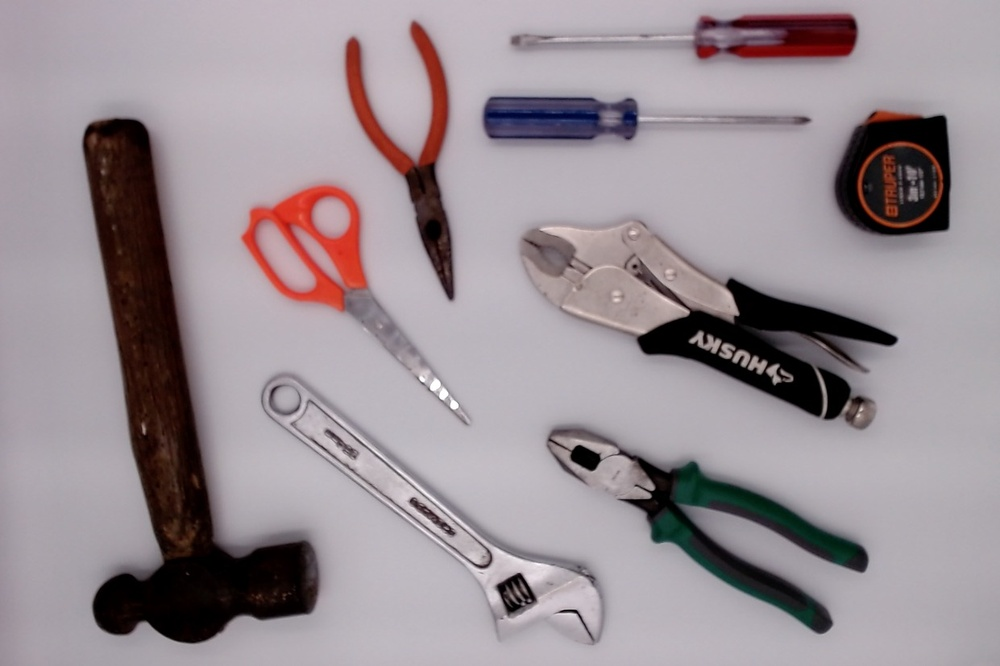
%> input picture proyecto/imagenes_para_probar/todas_blanco2.jpg, 1000 x 666 px, shrunk from 1241 x 827 before the run
$ octave prueba.m   (GNU Octave 9; MATLAB toolbox functions it lacks are replaced by stand-ins)
%> lines starting %> are read from the running program, lines starting %| are printed output that depends on the picture; in (x1, y1, x2, y2) boxes, pixels count from 0 and x2, y2 are one past the last pixel; in counts of white or black regions, pixels touching at a corner belong together; the program's own positions count from 1
%> the answer given: 1
%> further down, imagen is the input picture: size 666x1000x3 uint8; mean R, G, B 153.4, 142.8, 148.5
### proyecto/segmentar.m
function P = segmentar(I,f)
%> called with f = 1.5

%AJUSTAR BRILLO DE LA IMAGEN

%PASAR IMAGEN A DOUBLE
original_gris = double(I);

%AJUSTAR BRILLO
%valores > 1 aumentan el brillo, < 1 decrementan el brillo.
factor_brillo = f;
img_ajustada = original_gris * factor_brillo;

% Convertir a formato uint8 (8-bit).
img_ajustada = uint8(img_ajustada);
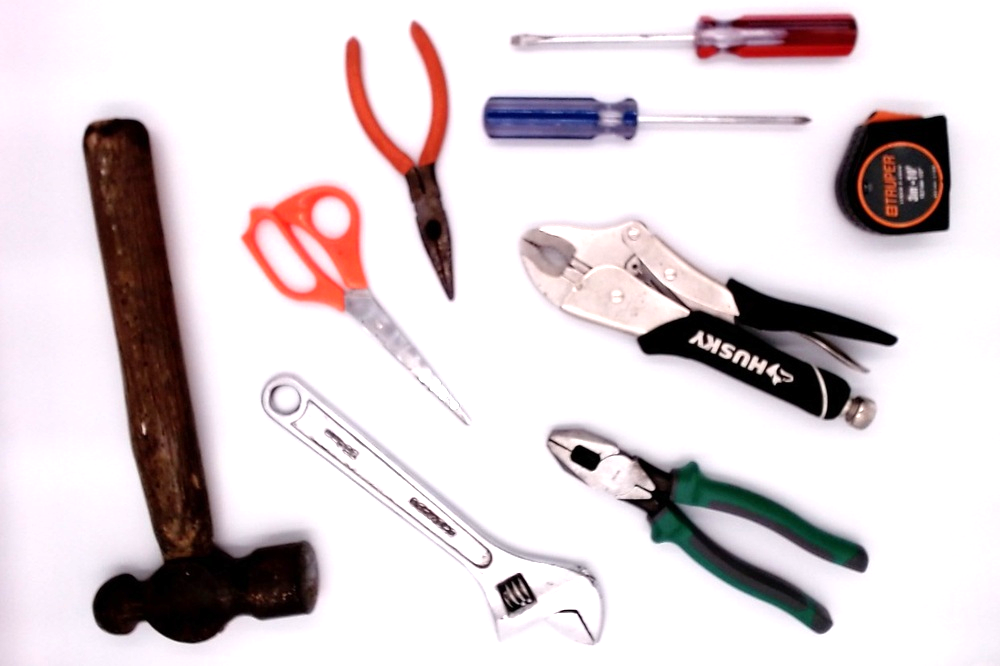
%> img_ajustada: size 666x1000x3 uint8; mean R, G, B 218, 208.5, 211.3

%IMAGEN ESCALA GRISES
% CONVERTIR IMAGEN A ESCALA DE GRISES
if size(img_ajustada, 3) > 1
    imgGris = rgb2gray(img_ajustada);
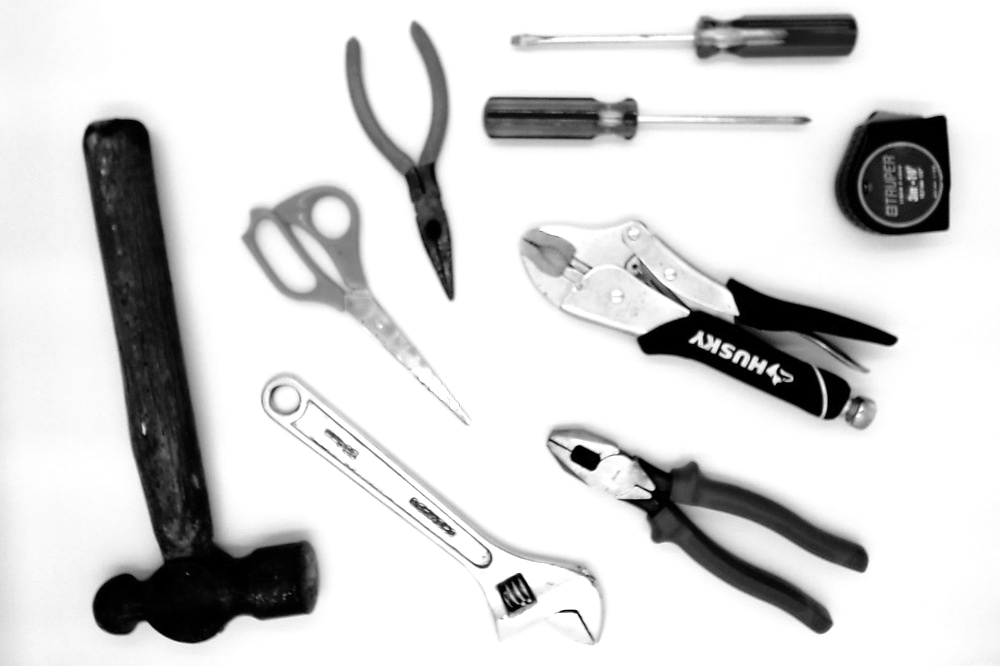
%> imgGris: size 666x1000 uint8; min 0, max 255, mean 211.6
else
    imgGris = img_ajustada;
end

imgBordes = edge(imgGris, 'Canny');
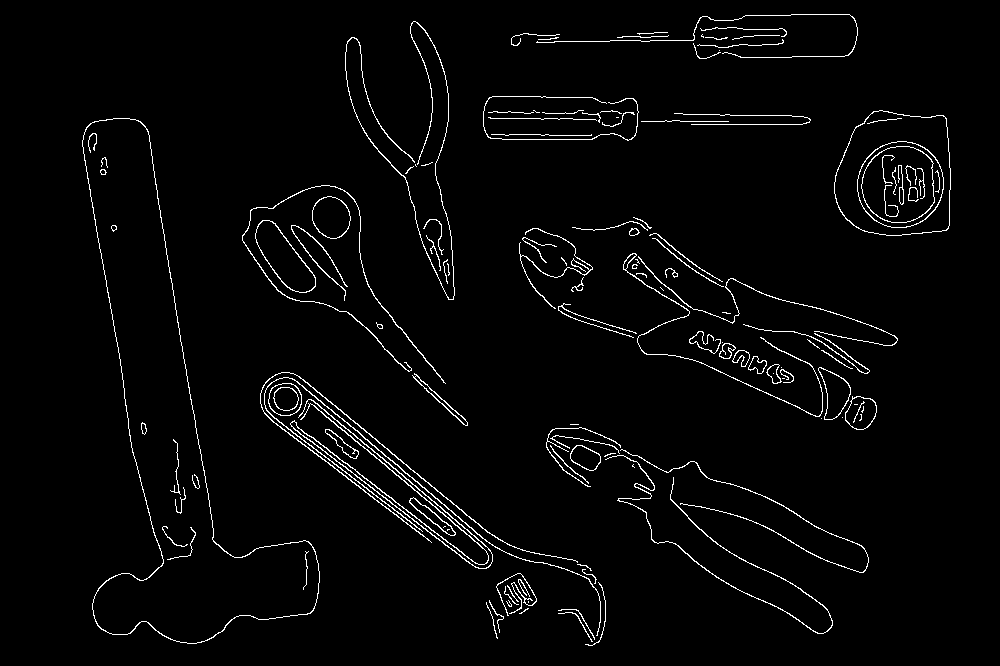
%> imgBordes: size 666x1000 logical; 2.7% white in thin lines or dots, all inside (x1, y1, x2, y2) = (82, 14, 951, 646)

%CERRAR CON ELEMENTO ESTRUCTURANTE SQUARE 5
cerrar_imagen = imclose(imgBordes,strel('square',5));
%> cerrar_imagen: size 666x1000 logical; 4.8% white; 28 white regions (1 under 20 px), largest, box (x1, y1, x2, y2) and area: (260, 372, 606, 646) 9222, (519, 228, 898, 430) 4866, (546, 424, 869, 634) 2652

%LLENAR HUECOS
rellenar_imagen = imfill(cerrar_imagen,'holes');
%> rellenar_imagen: size 666x1000 logical; 19.2% white; 19 white regions (1 under 20 px), largest, box (x1, y1, x2, y2) and area: (82, 118, 320, 644) 44216, (546, 424, 869, 634) 16606, (260, 372, 606, 646) 14842

%QUITAR ELEMENTOS MENORES A 2000px
imagen_segmentada = bwareaopen(rellenar_imagen,2000);

%EROSIONAR PARA LIMPIAR MAS LA IMAGEN
erode_image = imerode(imagen_segmentada,strel('disk',4));
%> erode_image: size 666x1000 logical; 14.6% white; 24 white regions (8 under 20 px), largest, box (x1, y1, x2, y2) and area: (85, 121, 317, 641) 39704, (263, 375, 600, 590) 11614, (837, 113, 948, 233) 11188

%QUITAR ELEMENTOS MENORES A 2000px
mascara = bwareaopen(erode_image,2000);

PP = imdilate(mascara,strel('disk',2));
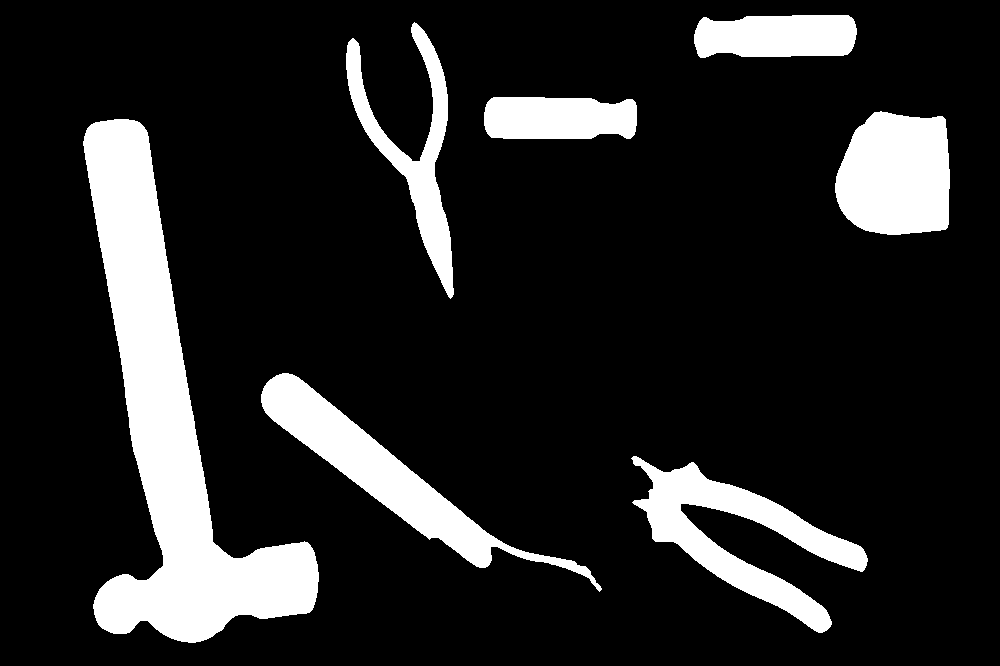
%> PP: size 666x1000 logical; 15% white; 7 white regions, largest, box (x1, y1, x2, y2) and area: (83, 119, 319, 643) 42472, (261, 373, 602, 592) 13066, (631, 456, 868, 633) 12543

P = bwareaopen(PP,2000);

### proyecto/area_perimetro.m
%Rasgos imagen
%rasgos_geometricos

function rasgos_geometricos = area_perimetro(I)

stats = regionprops(I, 'Area', 'Perimeter','MajorAxisLength');

% area
area = stats.Area;

%perimetro
perimetro = stats.Perimeter;

%diametro max
diametro_max = stats.MajorAxisLength;

%redondez
redondez = (4*area)./(pi*diametro_max.^2);

%circularidad
circularidad = 2*(sqrt(((area)./(pi*(diametro_max.^2)))));

%compacidad
compacidad = 2*(sqrt(area.*pi))./perimetro;

%factor de forma
factor_forma = (4*area*pi)./(perimetro.^2);

rasgos_geometricos = [redondez,circularidad,compacidad,factor_forma];

### proyecto/prueba.m
clearvars; close all; clc;

% ------------------------------------------------------------------------
% PROYECTO ANÁLISIS DE IMÁGENES DIGITALES
% @autor LUIS BALLADO
% ------------------------------------------------------------------------

% Question box con más de tres opciones
% https://la.mathworks.com/matlabcentral/answers/454018-creating-a-question-box-with-more-than-3-options
opciones = {'geometricos','hue','cconvexo','esqueleto'};

[idx, tf] = listdlg('ListString', opciones,...
    'SelectionMode', 'Single', 'PromptString', 'Selecciona una caracteristica', 'Initialvalue', 1,'Name', 'Rasgos');

if tf
    respuesta = opciones{idx};
else
    return;
end

switch respuesta
    case 'geometricos'
        rasgos = 1;
         datos = load("rasgos_geom.mat");      % matriz de r. geometricos
    case 'hue'
        rasgos = 2;
        datos = load("rasgos_hue.mat");        % matriz de hue
    case 'cconvexo'
        rasgos = 3;
        datos = load("rasgos_ccx.mat");        % matriz de cerco convexo
    case 'esqueleto'
        rasgos = 4;
        datos = load("rasgos_esqueletos.mat"); % matriz de cerco convexo
end

clases = load("clases.mat");   % matriz de clases

% ------------------------------------------------------------------------
X = datos.Xrec(:,1:end-1);     % caracteristicas
Y = datos.Xrec(:,end);         % etiquetas
% ------------------------------------------------------------------------

rng("default")
cv = cvpartition(Y,"HoldOut",0.2);
trainingInds = training(cv);
testInds = test(cv);

Xtrain = X(trainingInds,:);
Ytrain = Y(trainingInds);
Xtest = X(testInds,:);
Ytest = Y(testInds);


% ---------------------------KNN SEARCH-----------------------------------
K = 3; %vecinos
clasificador_knn = fitcknn(X,Y,'NumNeighbors',K,'NSMethod','exhaustive','Distance','euclidean','Standardize',1);

% [32 lines of commented-out code are left out]

imagen = imread('todas_blanco2.jpg');
% [27 lines of commented-out code are left out]
imagen_segmentada = segmentar(imagen,1.5); %segmentar imagen
% -------------------------SEGMENTACION-----------------------------------

% ETIQUETAR LA IMAGEN SEGMENTADA
% 4 vecindad
[L,num]=bwlabel(imagen_segmentada,4);
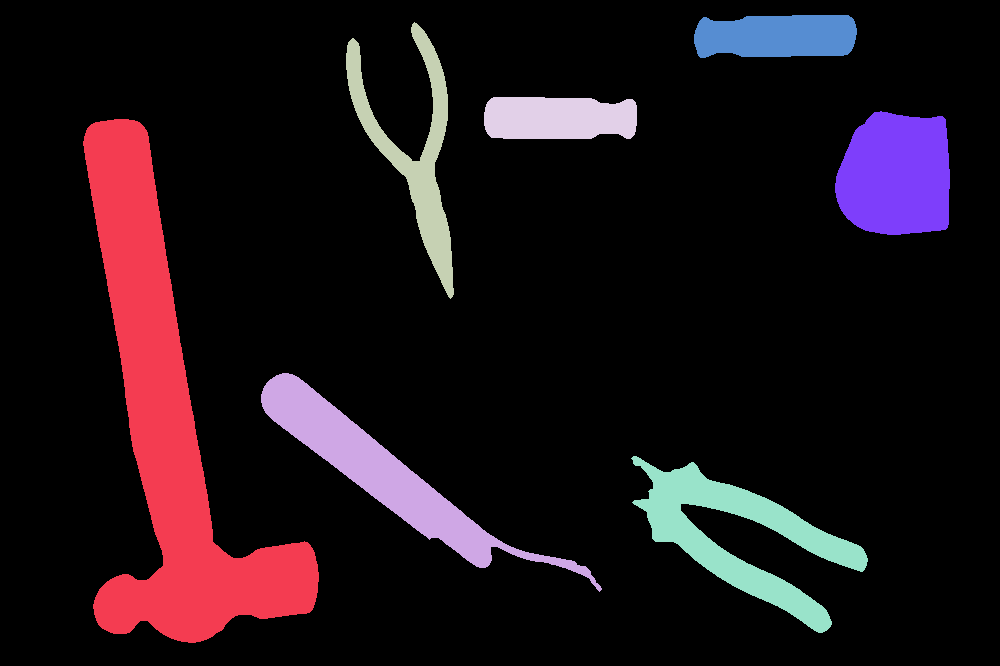
%> L: size 666x1000 double; 8 distinct labels, from 0 to 7; one colour per label, 0 black
%> num = 7

% -----------------------------RASGOS-------------------------------------
% construir arreglo para almacenar
% caracteristicas de la imagen de entrada

if rasgos == 1
    Xc = zeros(num,4); %GEOM
elseif rasgos == 2
    Xc = zeros(num,7); %HUE
elseif rasgos == 3
    Xc = zeros(num,2); %Cerco Convexo
elseif rasgos == 4
    Xc = zeros(num,5); %Esqueleto con ramas y puntos terminales
end

% PARA CADA ETIQUETA DE LAS ENCONTRADAS EN LA IMAGEN
for i = 1:num

    BW = L == i;

    %usar el rasgo seleccionado
    if rasgos == 1
        Xc(i,:) = area_perimetro(BW);
    elseif rasgos == 2
        Xc(i,:) = moments_hu(BW);
    elseif rasgos == 3
        Xc(i,:) = cerco_convexo(BW);
    elseif rasgos == 4
        Xc(i,:) = esqueleto(BW);
    end

end
%> this loop made 7 passes
%> (stats in area_perimetro, area in area_perimetro, perimetro in area_perimetro, diametro_max in area_perimetro, redondez in area_perimetro, circularidad in area_perimetro, compacidad in area_perimetro, factor_forma in area_perimetro) on passes 1 to 6: ({Area 42472, MajorAxisLength 648.9, Perimeter 1459.3}, 42472, 1459.3, 648.9, 0.128, 0.358, 0.501, 0.251), ({Area 13066, MajorAxisLength 364.1, Perimeter 867.5}, 13066, 867.5, 364.1, 0.126, 0.354, 0.467, 0.218), ({Area 7605, MajorAxisLength 283.3, Perimeter 874.9}, 7605, 874.9, 283.3, 0.121, 0.347, 0.353, 0.125), ({Area 5900, MajorAxisLength 171.4, Perimeter 365.1}, 5900, 365.1, 171.4, 0.256, 0.506, 0.746, 0.556), ({Area 12543, MajorAxisLength 265.1, Perimeter 1007.3}, 12543, 1007.3, 265.1, 0.227, 0.477, 0.394, 0.155), ({Area 6192, MajorAxisLength 181, Perimeter 379.2}, 6192, 379.2, 181, 0.241, 0.491, 0.736, 0.541)
%> pass 1, `BW = L == i;`:
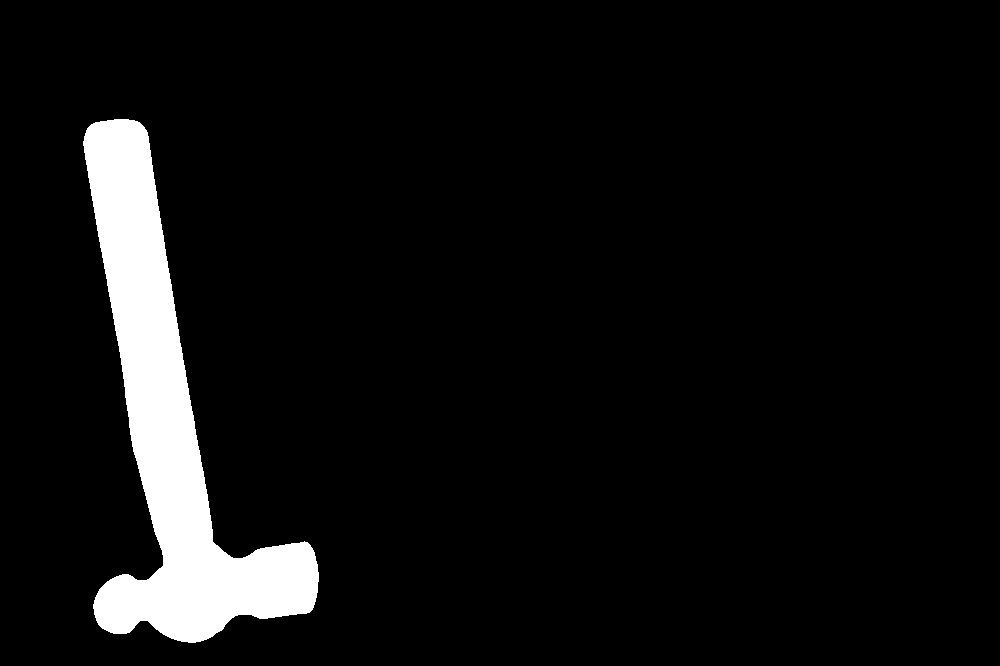
%> BW: size 666x1000 logical; 6.4% white; 1 white region, box (x1, y1, x2, y2) and area: (83, 119, 319, 643) 42472
%> pass 3, `BW = L == i;`:
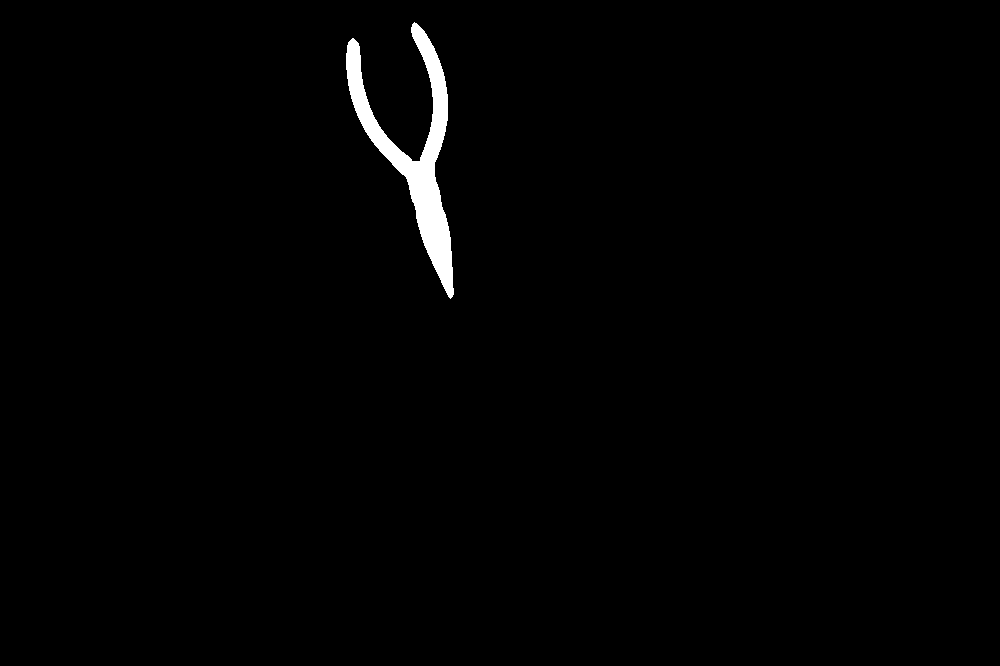
%> BW: size 666x1000 logical; 1.1% white; 1 white region, box (x1, y1, x2, y2) and area: (346, 22, 454, 299) 7605
%> after the loop, Xc = [0.128 0.358 0.501 0.251; 0.126 0.354 0.467 0.218; 0.121 0.347 0.353 0.125; 0.256 0.506 0.746 0.556; 0.227 0.477 0.394 0.155; 0.241 0.491 0.736 0.541; 0.898 0.948 0.954 0.911]
% -----------------------------RASGOS-------------------------------------

% ---------------------------CLASIFICAR-----------------------------------
[label,score,cost] = predict(clasificador_knn,Xc); %obtener resultados
%> label = {'3', '3', '6', '5', '4', '5', '1'}; score = [0 0 1 0 0 0 0 0; 0 0 1 0 0 0 0 0; 0 0 0 0 0 1 0 0; 0 0 0 0 1 0 0 0; 0 0 0 0.667 0.333 0 0 0; 0 0 0 0 1 0 0 0; 1 0 0 0 0 0 0 0]; cost = [1 1 0 1 1 1 1 1; 1 1 0 1 1 1 1 1; 1 1 1 1 1 0 1 1; 1 1 1 1 0 1 1 1; 1 1 1 0.333 0.667 1 1 1; 1 1 1 1 0 1 1 1; 0 1 1 1 1 1 1 1]
% ---------------------------CLASIFICAR-----------------------------------


% ------------------------- DIBUJAR BORDE --------------------------------
% https://la.mathworks.com/help/images/ref/bwboundaries.html
%> (the run ends here)
